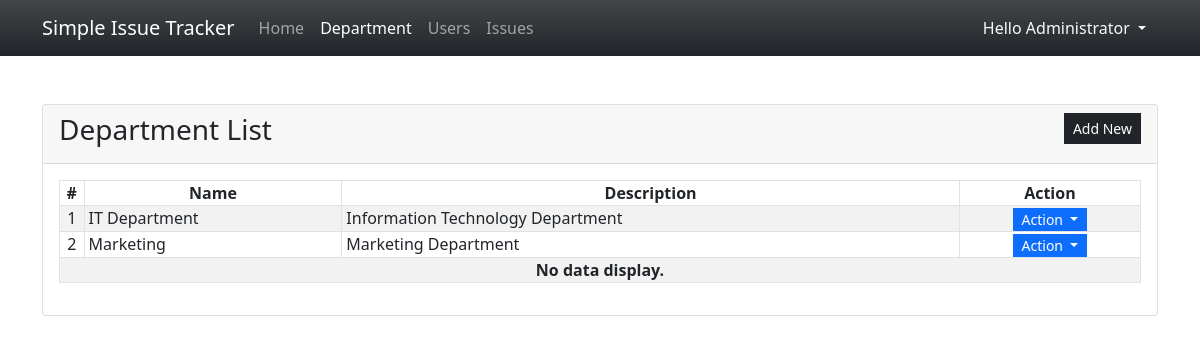
Before: /?page=department (signed in) with the older database file.
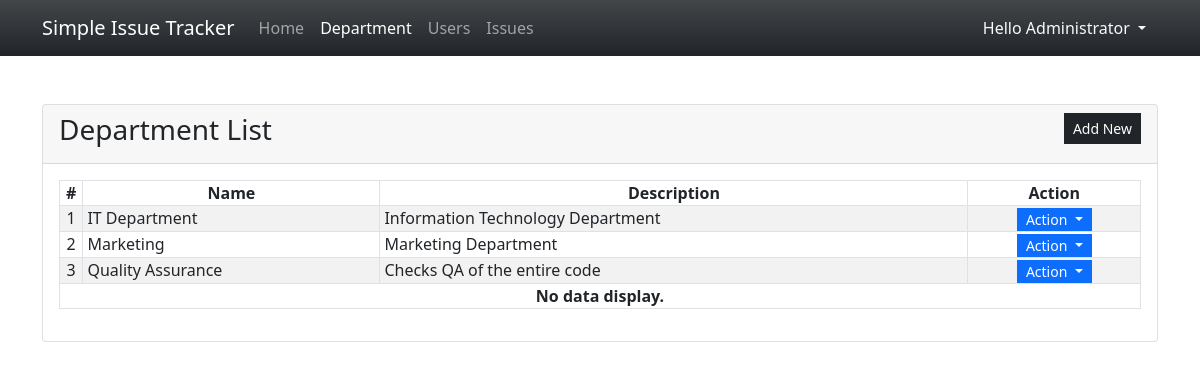
After: the same page with the newer database file.
### tables this page shows
CREATE TABLE department_list (
            `name` TEXT NOT NULL,
            `description` TEXT NOT NULL,
            `date_created` TIMESTAMP DEFAULT CURRENT_TIMESTAMP
        );

### department.php (the view, shortened to what this page needs)
<div class="card">
    <div class="card-header d-flex justify-content-between">
        <h3 class="card-title">Department List</h3>
        <div class="card-tools align-middle">
            <button class="btn btn-dark btn-sm py-1 rounded-0" type="button" id="create_new">Add New</button>
        </div>
    </div>
    <div class="card-body">
        <table class="table table-hover table-striped table-bordered">
            <thead>
                <tr>
                    <th class="text-center p-0">#</th>
                    <th class="text-center p-0">Name</th>
                    <th class="text-center p-0">Description</th>
                    <th class="text-center p-0">Action</th>
                </tr>
            </thead>
            <tbody>
                <?php
                $sql = "SELECT *,rowid FROM `department_list` order by `name` asc";
                $qry = $conn->query($sql);
                $i = 1;
                    while($row = $qry->fetchArray()):
                ?>
                <tr>
                    <td class="text-center p-0"><?php echo $i++; ?></td>
                    <td class="py-0 px-1"><?php echo $row['name'] ?></td>
                    <td class="py-0 px-1"><?php echo $row['description'] ?></td>
                    <th class="text-center py-0 px-1">
                        <div class="btn-group" role="group">
                            <button id="btnGroupDrop1" type="button" class="btn btn-primary dropdown-toggle btn-sm rounded-0 py-0" data-bs-toggle="dropdown" aria-expanded="false">
                            Action
                            </button>
                        </div>
                    </th>
                </tr>
                <?php endwhile; ?>
                <?php if(!$qry->fetchArray()): ?>
                    <tr>
                        <th class="text-center p-0" colspan="4">No data display.</th>
                    </tr>
                <?php endif; ?>
            </tbody>
        </table>
    </div>
</div>

Changed rows visible on the page:
added department_list: name "Quality Assurance", description "Checks QA of the entire code"
